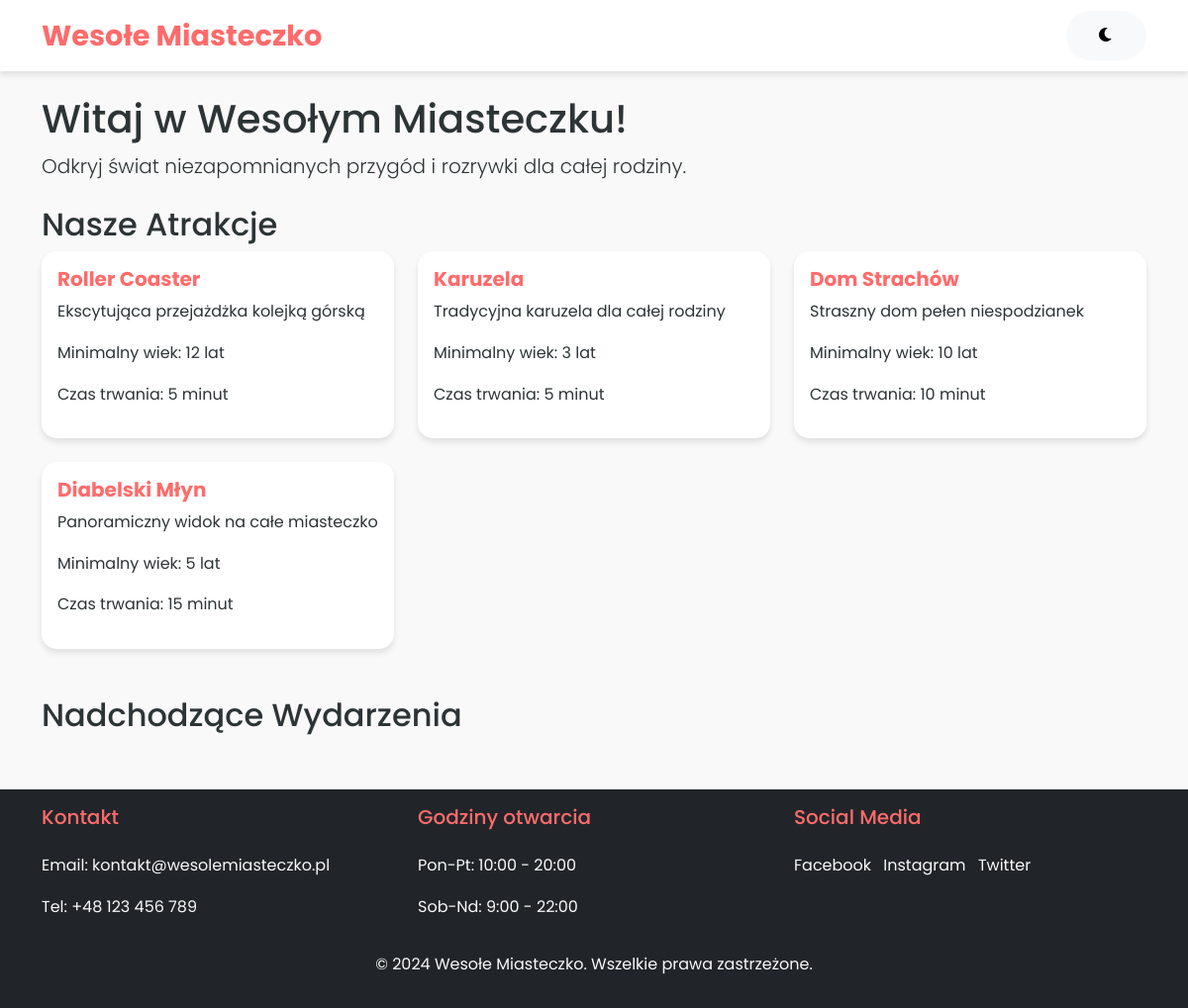
The page / on the database its author committed.
### tables this page shows
CREATE TABLE Atrakcje (
    id_atrakcji INT PRIMARY KEY AUTO_INCREMENT,
    nazwa VARCHAR(100) NOT NULL,
    opis TEXT,
    minimalny_wiek INT,
    czas_trwania VARCHAR(50),
    typ VARCHAR(50),
    status ENUM('aktywna', 'w_konserwacji', 'nieaktywna') DEFAULT 'aktywna',
    created_at TIMESTAMP DEFAULT CURRENT_TIMESTAMP
);

### index.php (the view, shortened to what this page needs)
<?php
require_once 'config.php';
require_once 'header.php';
$sql = "SELECT * FROM Atrakcje";
$result = $conn->query($sql);
$atrakcje = $result->fetch_all(MYSQLI_ASSOC);
?>
<div class="container mt-4">
    <div class="jumbotron">
        <h1>Witaj w Wesołym Miasteczku!</h1>
        <p class="lead">Odkryj świat niezapomnianych przygód i rozrywki dla całej rodziny.</p>
    </div>
    <section class="atrakcje mt-4">
        <h2>Nasze Atrakcje</h2>
        <div class="row">
            <?php foreach ($atrakcje as $atrakcja): ?>
                <div class="col-md-4 mb-4">
                    <div class="card">
                        <div class="card-body">
                            <h5 class="card-title"><?php echo htmlspecialchars($atrakcja['nazwa']); ?></h5>
                            <p class="card-text"><?php echo htmlspecialchars($atrakcja['opis']); ?></p>
                            <p>Minimalny wiek: <?php echo $atrakcja['minimalny_wiek']; ?> lat</p>
                            <p>Czas trwania: <?php echo $atrakcja['czas_trwania']; ?></p>
                        </div>
                    </div>
                </div>
            <?php endforeach; ?>
        </div>
    </section>
    <section class="wydarzenia mt-4">
        <h2>Nadchodzące Wydarzenia</h2>
    </section>
</div>
<?php require_once 'footer.php'; ?>

### css/style.css (style rules this page uses)
:root { --primary-color: #ff6b6b; --secondary-color: #4ecdc4; --accent-color: #ffe66d; --dark-color: #2d3436; --light-color: #f9f9f9; --gradient-primary: linear-gradient(135deg, #ff6b6b 0%, #ff8e8e 100%); --gradient-secondary: linear-gradient(135deg, #4ecdc4 0%, #45b7af 100%); --box-shadow: 0 4px 6px rgba(0, 0, 0, 0.1); --transition: all 0.3s ease; }
body { font-family: 'Poppins', sans-serif; line-height: 1.6; background-color: var(--light-color); color: var(--dark-color); transition: var(--transition); }
.card { border: none; border-radius: 15px; box-shadow: var(--box-shadow); transition: var(--transition); overflow: hidden; }
.card-title { color: var(--primary-color); font-weight: 700; }

### rows shown on the page
atrakcje: nazwa "Roller Coaster", opis "Ekscytująca przejażdżka kolejką górską", minimalny_wiek "12", czas_trwania "5 minut"
atrakcje: nazwa "Karuzela", opis "Tradycyjna karuzela dla całej rodziny", minimalny_wiek "3", czas_trwania "5 minut"
atrakcje: nazwa "Dom Strachów", opis "Straszny dom pełen niespodzianek", minimalny_wiek "10", czas_trwania "10 minut"
atrakcje: nazwa "Diabelski Młyn", opis "Panoramiczny widok na całe miasteczko", minimalny_wiek "5", czas_trwania "15 minut"
